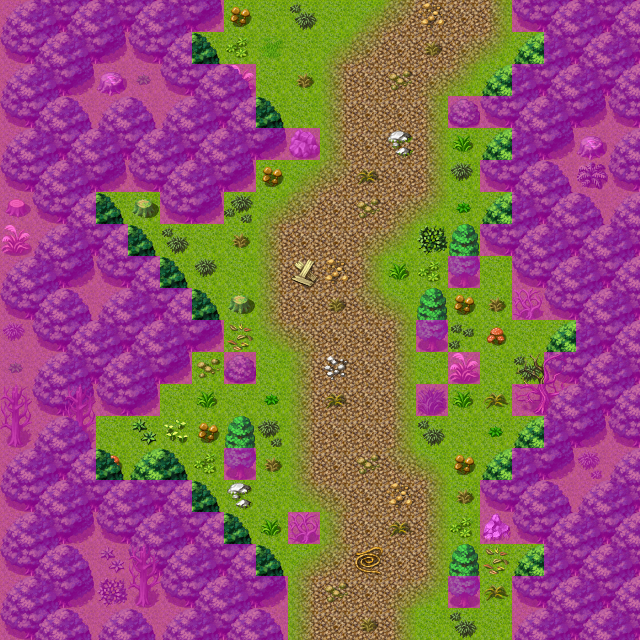

A level layout from a 2D game, rendered from its tile map. Below: a short description, then the map file with tile-grid data replaced by summaries:
An orthogonal 20x20 tile map with 32x32 px tiles, 4 tile layers (Ground, Objects, Above, Walkable), 40 tilesets and 5 objects (3x spawn, 2x mapchange).

<map version="1.0" orientation="orthogonal" width="20" height="20" tilewidth="32" tileheight="32">
 <properties>
  <property name="outdoors" value="1" />
 </properties>
 <tileset firstgid="1" name="map_bed_1" tilewidth="32" tileheight="32">
  <image source="../drawable/map_bed_1.png" width="512" height="256" />
 </tileset>
 <tileset firstgid="129" name="map_border_1" tilewidth="32" tileheight="32">
  <image source="../drawable/map_border_1.png" width="512" height="256" />
 </tileset>
 <tileset firstgid="257" name="map_bridge_1" tilewidth="32" tileheight="32">
  <image source="../drawable/map_bridge_1.png" width="512" height="256" />
 </tileset>
 <tileset firstgid="385" name="map_broken_1" tilewidth="32" tileheight="32">
  <image source="../drawable/map_broken_1.png" width="512" height="256" />
 </tileset>
 <tileset firstgid="513" name="map_cavewall_1" tilewidth="32" tileheight="32">
  <image source="../drawable/map_cavewall_1.png" width="576" height="192" />
 </tileset>
 <tileset firstgid="621" name="map_cavewall_2" tilewidth="32" tileheight="32">
  <image source="../drawable/map_cavewall_2.png" width="576" height="192" />
 </tileset>
 <tileset firstgid="729" name="map_cavewall_3" tilewidth="32" tileheight="32">
  <image source="../drawable/map_cavewall_3.png" width="576" height="192" />
 </tileset>
 <tileset firstgid="837" name="map_chair_table_1" tilewidth="32" tileheight="32">
  <image source="../drawable/map_chair_table_1.png" width="512" height="256" />
 </tileset>
 <tileset firstgid="965" name="map_crate_1" tilewidth="32" tileheight="32">
  <image source="../drawable/map_crate_1.png" width="512" height="256" />
 </tileset>
 <tileset firstgid="1093" name="map_cupboard_1" tilewidth="32" tileheight="32">
  <image source="../drawable/map_cupboard_1.png" width="512" height="256" />
 </tileset>
 <tileset firstgid="1221" name="map_curtain_1" tilewidth="32" tileheight="32">
  <image source="../drawable/map_curtain_1.png" width="512" height="256" />
 </tileset>
 <tileset firstgid="1349" name="map_entrance_1" tilewidth="32" tileheight="32">
  <image source="../drawable/map_entrance_1.png" width="512" height="256" />
 </tileset>
 <tileset firstgid="1477" name="map_fence_1" tilewidth="32" tileheight="32">
  <image source="../drawable/map_fence_1.png" width="512" height="256" />
 </tileset>
 <tileset firstgid="1605" name="map_fence_2" tilewidth="32" tileheight="32">
  <image source="../drawable/map_fence_2.png" width="512" height="256" />
 </tileset>
 <tileset firstgid="1733" name="map_ground_1" tilewidth="32" tileheight="32">
  <image source="../drawable/map_ground_1.png" width="512" height="256" />
 </tileset>
 <tileset firstgid="1861" name="map_ground_2" tilewidth="32" tileheight="32">
  <image source="../drawable/map_ground_2.png" width="512" height="256" />
 </tileset>
 <tileset firstgid="1989" name="map_ground_3" tilewidth="32" tileheight="32">
  <image source="../drawable/map_ground_3.png" width="512" height="256" />
 </tileset>
 <tileset firstgid="2117" name="map_ground_4" tilewidth="32" tileheight="32">
  <image source="../drawable/map_ground_4.png" width="512" height="256" />
 </tileset>
 <tileset firstgid="2245" name="map_ground_5" tilewidth="32" tileheight="32">
  <image source="../drawable/map_ground_5.png" width="512" height="256" />
 </tileset>
 <tileset firstgid="2373" name="map_ground_6" tilewidth="32" tileheight="32">
  <image source="../drawable/map_ground_6.png" width="512" height="256" />
 </tileset>
 <tileset firstgid="2501" name="map_ground_7" tilewidth="32" tileheight="32">
  <image source="../drawable/map_ground_7.png" width="512" height="256" />
 </tileset>
 <tileset firstgid="2629" name="map_ground_8" tilewidth="32" tileheight="32">
  <image source="../drawable/map_ground_8.png" width="512" height="256" />
 </tileset>
 <tileset firstgid="2757" name="map_indoor_1" tilewidth="32" tileheight="32">
  <image source="../drawable/map_indoor_1.png" width="512" height="256" />
 </tileset>
 <tileset firstgid="2885" name="map_kitchen_1" tilewidth="32" tileheight="32">
  <image source="../drawable/map_kitchen_1.png" width="512" height="256" />
 </tileset>
 <tileset firstgid="3013" name="map_outdoor_1" tilewidth="32" tileheight="32">
  <image source="../drawable/map_outdoor_1.png" width="512" height="256" />
 </tileset>
 <tileset firstgid="3141" name="map_pillar_1" tilewidth="32" tileheight="32">
  <image source="../drawable/map_pillar_1.png" width="512" height="256" />
 </tileset>
 <tileset firstgid="3269" name="map_plant_1" tilewidth="32" tileheight="32">
  <image source="../drawable/map_plant_1.png" width="512" height="256" />
 </tileset>
 <tileset firstgid="3397" name="map_rock_1" tilewidth="32" tileheight="32">
  <image source="../drawable/map_rock_1.png" width="512" height="256" />
 </tileset>
 <tileset firstgid="3525" name="map_roof_1" tilewidth="32" tileheight="32">
  <image source="../drawable/map_roof_1.png" width="512" height="256" />
 </tileset>
 <tileset firstgid="3653" name="map_roof_2" tilewidth="32" tileheight="32">
  <image source="../drawable/map_roof_2.png" width="512" height="256" />
 </tileset>
 <tileset firstgid="3781" name="map_shop_1" tilewidth="32" tileheight="32">
  <image source="../drawable/map_shop_1.png" width="512" height="256" />
 </tileset>
 <tileset firstgid="3909" name="map_sign_ladder_1" tilewidth="32" tileheight="32">
  <image source="../drawable/map_sign_ladder_1.png" width="512" height="256" />
 </tileset>
 <tileset firstgid="4037" name="map_table_1" tilewidth="32" tileheight="32">
  <image source="../drawable/map_table_1.png" width="512" height="256" />
 </tileset>
 <tileset firstgid="4165" name="map_trail_1" tilewidth="32" tileheight="32">
  <image source="../drawable/map_trail_1.png" width="512" height="256" />
 </tileset>
 <tileset firstgid="4293" name="map_tree_1" tilewidth="32" tileheight="32">
  <image source="../drawable/map_tree_1.png" width="512" height="256" />
 </tileset>
 <tileset firstgid="4421" name="map_wall_1" tilewidth="32" tileheight="32">
  <image source="../drawable/map_wall_1.png" width="512" height="256" />
 </tileset>
 <tileset firstgid="4549" name="map_wall_2" tilewidth="32" tileheight="32">
  <image source="../drawable/map_wall_2.png" width="480" height="256" />
 </tileset>
 <tileset firstgid="4669" name="map_wall_3" tilewidth="32" tileheight="32">
  <image source="../drawable/map_wall_3.png" width="480" height="256" />
 </tileset>
 <tileset firstgid="4789" name="map_window_1" tilewidth="32" tileheight="32">
  <image source="../drawable/map_window_1.png" width="512" height="256" />
 </tileset>
 <tileset firstgid="4917" name="map_window_2" tilewidth="32" tileheight="32">
  <image source="../drawable/map_window_2.png" width="512" height="256" />
 </tileset>
 <layer name="Ground" width="20" height="20">
  <data>[400 cells, 400 non-empty, 2 distinct tile ids]</data>
 </layer>
 <layer name="Objects" width="20" height="20">
  <data>[400 cells, 333 non-empty, 54 distinct tile ids]</data>
 </layer>
 <layer name="Above" width="20" height="20">
  <data>[400 cells, 33 non-empty, 6 distinct tile ids]</data>
 </layer>
 <layer name="Walkable" width="20" height="20">
  <data>[400 cells, 218 non-empty, 1 distinct tile ids]</data>
 </layer>
 <objectgroup name="Mapevents">
  <object name="north" type="mapchange" x="224" y="0" width="288" height="32">
   <properties>
    <property name="map" value="roadbeforecrossroads3" />
    <property name="place" value="south" />
   </properties>
  </object>
  <object name="south" type="mapchange" x="288" y="608" width="224" height="32">
   <properties>
    <property name="map" value="roadbeforecrossroads5" />
    <property name="place" value="north" />
   </properties>
  </object>
 </objectgroup>
 <objectgroup name="Spawn">
  <!-- 3 objects omitted --></objectgroup>
 <objectgroup name="Keys" visible="0" />
</map>
<!-- 3 of 5 objects omitted -->
